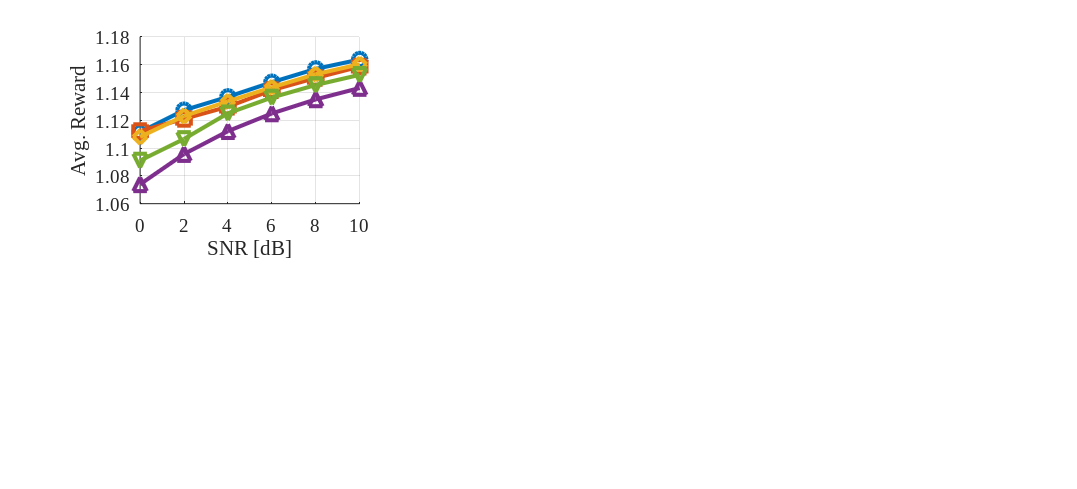

This chart was generated by the following MATLAB code: (Note: this script raises an error after producing the figure.)
% Define marker styles for each algorithm
marker_styles = {'-o', '-s', '-d', '-^', '-v'}; % Different markers for each algorithm

% Load the .mat file containing performance metrics at different SNR levels
data = load('results/eval_diff_snr.mat');

% Define SNR values and algorithm names
snr_values = [0, 2, 4, 6, 8, 10]; % SNR levels
algorithms = {'OMNIS-UCB', 'CTO', 'OMNIS-TS', 'GDO', 'RSS'}; % 5 algorithms
metrics = {'reward', 'latency', 'energy', 'accuracy', 'vio_prob', 'vio_sum'}; % 6 performance metrics
metric_labels = {'Avg. Reward', 'Avg. Latency [s]', 'Avg. Energy [J]', 'Avg. Acc. [%]', 'Avg. Violation Prob.', ' Avg. Violation Excess'}; % Labels

% Define color scheme for different algorithms
colors = lines(length(algorithms)); % Automatically assign different colors

% Create a figure with a 2x3 subplot layout and reduce the size of the figure
figure('Position', [100, 100, 1100, 500]); % Adjust figure size

% Tight layout to remove empty space around the figure
set(gcf, 'PaperPositionMode', 'auto'); 

for metric_idx = 1:length(metrics)
    metric_name = metrics{metric_idx}; % Get current metric name
    matrix_name = [metric_name '_diff_snr']; % Construct the matrix name (e.g., 'reward_diff_snr')
    
    if isfield(data, matrix_name)
        metric_data = data.(matrix_name); % Extract corresponding data matrix (5x6)
    else
        warning('Matrix "%s" not found in eval_diff_snr.mat', matrix_name);
        continue;
    end

    % Create a subplot (2 rows, 3 columns)
    ax = subplot(2, 3, metric_idx);
    hold on;

    % Plot data for each algorithm with different markers
    for alg_idx = 1:length(algorithms)
        plot(snr_values, metric_data(alg_idx, :), marker_styles{alg_idx}, 'LineWidth', 3, ...
             'Color', colors(alg_idx, :), 'DisplayName', algorithms{alg_idx}, 'MarkerSize', 10);
    end

    % Set axis labels
    xlabel('SNR [dB]', 'FontSize', 12, 'FontName', 'Times New Roman');
    ylabel(metric_labels{metric_idx}, 'FontSize', 12, 'FontName', 'Times New Roman');

    
    % Set x-axis ticks to show user counts 1 to 8
    xticks(0:2:10);
    xlim([0, 10]);

    % Enable grid and adjust grid color for better visibility
    grid on;
    set(gca, 'FontSize', 14, 'FontName', 'Times New Roman', 'GridColor', [0.3, 0.3, 0.3]);

    % Improve grid visibility
    grid on;
    ax.GridColor = [0.2 0.2 0.2]; % Darker grid color
    ax.GridAlpha = 0.6; % Increase grid opacity
    ax.Box = 'on';

end

% Create a shared legend below all subplots
hL = legend(algorithms, 'Orientation', 'horizontal', 'FontSize', 14, 'FontName', 'Times New Roman', 'NumColumns', 5);
newPosition = [0.2, 0.01, 0.6, 0.05]; % Adjust legend position to be more compact
newUnits = 'normalized';
set(hL, 'Position', newPosition, 'Units', newUnits, 'Box', 'off', 'Color', 'none'); % Make legend transparent

% Tighten the overall layout to minimize empty space around the entire figure
set(gcf, 'PaperPositionMode', 'auto');
tightfig; % A function to remove extra white space from the figure

